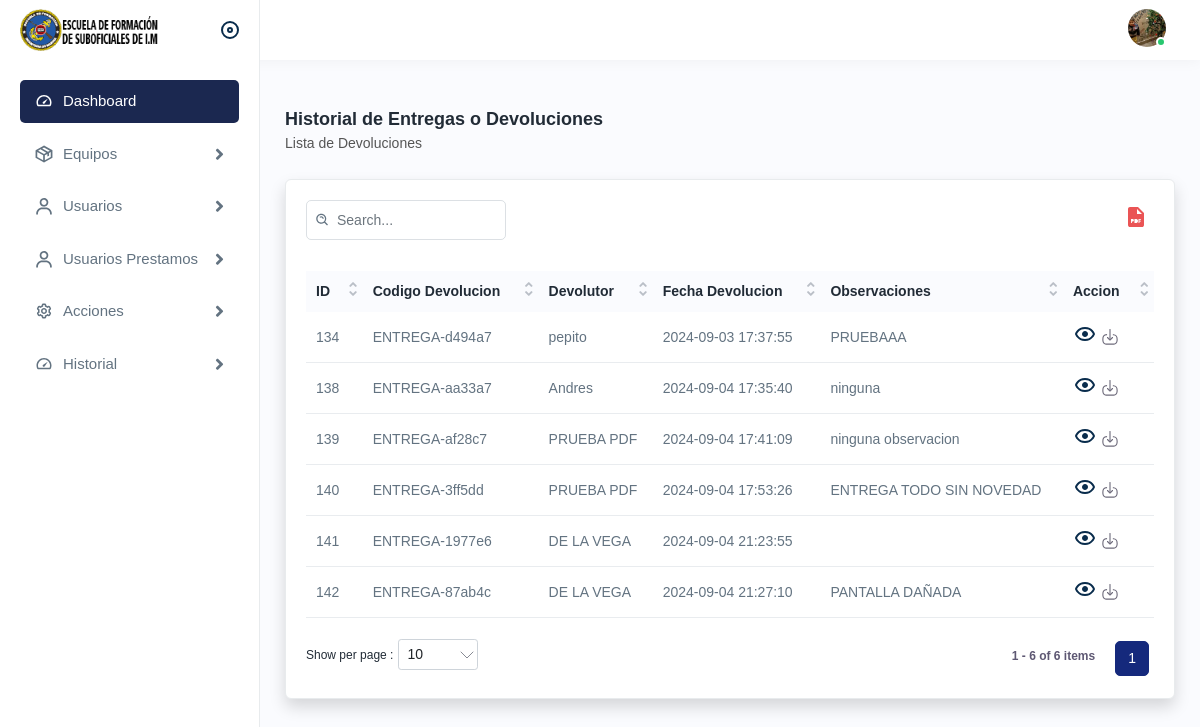
Before: /historial_entregas.php (signed in) with the older database file.
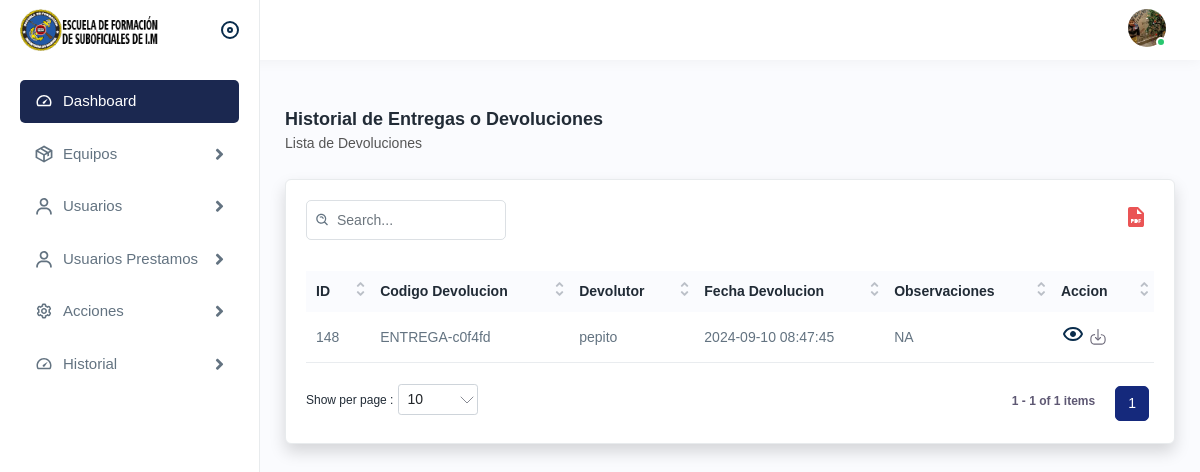
After: the same page with the newer database file.
### tables this page shows
CREATE TABLE `entregas` (
  `id` int(11) NOT NULL,
  `Cod_entrega` varchar(50) NOT NULL,
  `usuario_id` int(11) NOT NULL,
  `Nombre_usuario` varchar(100) NOT NULL,
  `Fecha_entregado` datetime NOT NULL,
  `Observaciones` varchar(500) NOT NULL
);

### historial_entregas.php (the view, shortened to what the changed rows need)
<!DOCTYPE html>
<html lang="en">
<head>
  <link rel="stylesheet" href="assets/css/bootstrap.min.css" />
  <link rel="stylesheet" href="assets/css/animate.css" />
  <link rel="stylesheet" href="assets/plugins/select2/css/select2.min.css" />
  <link rel="stylesheet" href="assets/css/dataTables.bootstrap4.min.css" />
  <link rel="stylesheet" href="assets/plugins/fontawesome/css/fontawesome.min.css" />
  <link rel="stylesheet" href="assets/plugins/fontawesome/css/all.min.css" />
  <link rel="stylesheet" href="assets/css/style.css" />
</head>
<body>
  <div class="page-wrapper">
    <div class="content">
      <div class="card shadow">
        <div class="card-body">
          <div class="table-top">
            <div class="search-set">
            </div>
            <div class="wordset">
            </div>
          </div>
          <div class="table-responsive">
            <table class="table datanew">
              <thead>
                <tr>
                  <th>ID</th>
                  <th>Codigo Devolucion</th>
                  <th>Devolutor</th>
                  <th>Fecha Devolucion</th>
                  <th>Observaciones</th>
                  <th>Accion</th>
                </tr>
              </thead>
              <tbody>
                <tr>
                  <?php
                  include "./conexion.php";
                  $sql = $mysqli->query("SELECT * FROM entregas");
                  while ($datos = $sql->fetch_object()) { ?>
                    <td><?php echo $datos->id ?></td>
                    <td><?php echo $datos->Cod_entrega ?></td>
                    <td><?php echo $datos->Nombre_usuario ?></td>
                    <td><?php echo $datos->Fecha_entregado ?></td>
                    <td><?php echo $datos->Observaciones ?></td>
                    <td>
                       <a href="ver_detalles_entregas.php?id=<?php echo $datos->id; ?>">
                        <img src="assets/img/icons/eye.svg" alt="img" />
                      </a>
                      <a href="uploads/<?php echo $datos->docPdf ?>" download>
                        <img src="assets/img/icons/download.svg" alt="img" />
                      </a>
                    </td>
                </tr>
              <?php }
              ?>
              </tbody>
            </table>
          </div>
        </div>
      </div>
    </div>
  </div>
</body>
</html>

Changed rows visible on the page:
removed entregas: id "134", Cod_entrega "ENTREGA-d494a7", Nombre_usuario "pepito", Fecha_entregado "2024-09-03 17:37:55", Observaciones "PRUEBAAA"
removed entregas: id "138", Cod_entrega "ENTREGA-aa33a7", Nombre_usuario "Andres", Fecha_entregado "2024-09-04 17:35:40", Observaciones "ninguna"
removed entregas: id "139", Cod_entrega "ENTREGA-af28c7", Nombre_usuario "PRUEBA PDF", Fecha_entregado "2024-09-04 17:41:09", Observaciones "ninguna observacion"
removed entregas: id "140", Cod_entrega "ENTREGA-3ff5dd", Nombre_usuario "PRUEBA PDF", Fecha_entregado "2024-09-04 17:53:26", Observaciones "ENTREGA TODO SIN NOVEDAD"
removed entregas: id "141", Cod_entrega "ENTREGA-1977e6", Nombre_usuario "DE LA VEGA", Fecha_entregado "2024-09-04 21:23:55"
removed entregas: id "142", Cod_entrega "ENTREGA-87ab4c", Nombre_usuario "DE LA VEGA", Fecha_entregado "2024-09-04 21:27:10", Observaciones "PANTALLA DAÑADA"
added entregas: id "148", Cod_entrega "ENTREGA-c0f4fd", Nombre_usuario "pepito", Fecha_entregado "2024-09-10 08:47:45", Observaciones "NA"
Other visible differences:
text written by a page script: "1 1 - 6 of 6 items" → "1 1 - 1 of 1 items"
